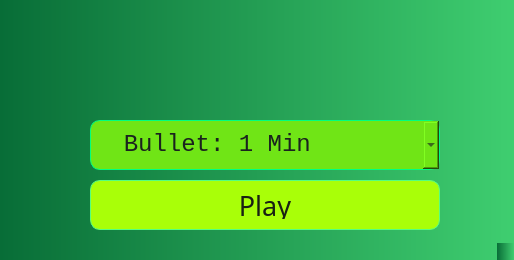
<?xml version="1.0" encoding="UTF-8"?>
<ui version="4.0">
 <class>MainWindow</class>
 <widget class="QMainWindow" name="MainWindow">
  <property name="geometry">
   <rect>
    <x>0</x>
    <y>0</y>
    <width>514</width>
    <height>260</height>
   </rect>
  </property>
  <property name="sizePolicy">
   <sizepolicy hsizetype="Fixed" vsizetype="Fixed">
    <horstretch>0</horstretch>
    <verstretch>0</verstretch>
   </sizepolicy>
  </property>
  <property name="windowTitle">
   <string>Chess Clock</string>
  </property>
  <property name="windowIcon">
   <iconset>
    <normaloff>Icons/chess-clock.svg</normaloff>Icons/chess-clock.svg</iconset>
  </property>
  <property name="styleSheet">
   <string notr="true">background-color: qlineargradient(spread:reflect, x1:0, y1:0, x2:1, y2:0, stop:0 rgba(8, 109, 55, 255), stop:1 rgba(63, 206, 112, 255));
color: rgb(0, 34, 0);</string>
  </property>
  <widget class="QWidget" name="centralwidget">
   <property name="styleSheet">
    <string notr="true"/>
   </property>
   <widget class="QLabel" name="logo">
    <property name="geometry">
     <rect>
      <x>10</x>
      <y>10</y>
      <width>291</width>
      <height>91</height>
     </rect>
    </property>
    <property name="layoutDirection">
     <enum>Qt::RightToLeft</enum>
    </property>
    <property name="styleSheet">
     <string notr="true">background-color: transparent;
color: white;</string>
    </property>
    <property name="frameShape">
     <enum>QFrame::NoFrame</enum>
    </property>
    <property name="frameShadow">
     <enum>QFrame::Sunken</enum>
    </property>
    <property name="text">
     <string/>
    </property>
    <property name="pixmap">
     <pixmap>Icons/vector/default.svg</pixmap>
    </property>
   </widget>
   <widget class="QLabel" name="history">
    <property name="geometry">
     <rect>
      <x>390</x>
      <y>40</y>
      <width>41</width>
      <height>41</height>
     </rect>
    </property>
    <property name="styleSheet">
     <string notr="true">background-color: transparent;
color: white;</string>
    </property>
    <property name="text">
     <string/>
    </property>
    <property name="pixmap">
     <pixmap>Icons/vehicle_10883158.png</pixmap>
    </property>
   </widget>
   <widget class="QLabel" name="ranking">
    <property name="geometry">
     <rect>
      <x>440</x>
      <y>40</y>
      <width>41</width>
      <height>41</height>
     </rect>
    </property>
    <property name="styleSheet">
     <string notr="true">background-color: transparent;
color: white;</string>
    </property>
    <property name="text">
     <string/>
    </property>
    <property name="pixmap">
     <pixmap>C:/Users/Mr/Downloads/chart-bars_7268541.png</pixmap>
    </property>
   </widget>
   <widget class="QLabel" name="profile">
    <property name="geometry">
     <rect>
      <x>340</x>
      <y>40</y>
      <width>41</width>
      <height>41</height>
     </rect>
    </property>
    <property name="styleSheet">
     <string notr="true">background-color: transparent;
color: white;</string>
    </property>
    <property name="frameShape">
     <enum>QFrame::NoFrame</enum>
    </property>
    <property name="text">
     <string/>
    </property>
    <property name="pixmap">
     <pixmap>Icons/user_11144968.png</pixmap>
    </property>
   </widget>
   <widget class="QComboBox" name="match_type">
    <property name="geometry">
     <rect>
      <x>90</x>
      <y>120</y>
      <width>350</width>
      <height>50</height>
     </rect>
    </property>
    <property name="minimumSize">
     <size>
      <width>350</width>
      <height>50</height>
     </size>
    </property>
    <property name="maximumSize">
     <size>
      <width>350</width>
      <height>50</height>
     </size>
    </property>
    <property name="font">
     <font>
      <family>Consolas</family>
      <pointsize>18</pointsize>
      <italic>false</italic>
      <bold>false</bold>
      <strikeout>false</strikeout>
      <stylestrategy>PreferDefault</stylestrategy>
      <kerning>false</kerning>
     </font>
    </property>
    <property name="cursor">
     <cursorShape>UpArrowCursor</cursorShape>
    </property>
    <property name="styleSheet">
     <string notr="true">background-color: rgb(112, 229, 22);
border: 1px solid rgb(0, 255, 127);
border-radius: 10px;
color: rgb(26, 35, 30)</string>
    </property>
    <property name="placeholderText">
     <string/>
    </property>
    <property name="frame">
     <bool>false</bool>
    </property>
    <item>
     <property name="text">
      <string>  Bullet: 1 Min</string>
     </property>
     <property name="icon">
      <iconset>
       <normaloff>Icons/bullet.png</normaloff>Icons/bullet.png</iconset>
     </property>
    </item>
    <item>
     <property name="text">
      <string>  Bullet: 2 Min</string>
     </property>
     <property name="icon">
      <iconset>
       <normaloff>Icons/bullet.png</normaloff>Icons/bullet.png</iconset>
     </property>
    </item>
    <item>
     <property name="text">
      <string>  Blitz: 3 Min</string>
     </property>
     <property name="icon">
      <iconset>
       <normaloff>Icons/lightning.png</normaloff>Icons/lightning.png</iconset>
     </property>
    </item>
    <item>
     <property name="text">
      <string>  Blitz: 5 Min</string>
     </property>
     <property name="icon">
      <iconset>
       <normaloff>Icons/lightning.png</normaloff>Icons/lightning.png</iconset>
     </property>
    </item>
    <item>
     <property name="text">
      <string>  Rapid: 10 Min</string>
     </property>
     <property name="icon">
      <iconset>
       <normaloff>Icons/rapid.png</normaloff>Icons/rapid.png</iconset>
     </property>
    </item>
    <item>
     <property name="text">
      <string>  Rapid: 15 Min</string>
     </property>
     <property name="icon">
      <iconset>
       <normaloff>Icons/rapid.png</normaloff>Icons/rapid.png</iconset>
     </property>
    </item>
   </widget>
   <widget class="QPushButton" name="playButton">
    <property name="geometry">
     <rect>
      <x>90</x>
      <y>180</y>
      <width>350</width>
      <height>50</height>
     </rect>
    </property>
    <property name="minimumSize">
     <size>
      <width>350</width>
      <height>50</height>
     </size>
    </property>
    <property name="maximumSize">
     <size>
      <width>350</width>
      <height>50</height>
     </size>
    </property>
    <property name="font">
     <font>
      <family>Algerian</family>
      <pointsize>20</pointsize>
     </font>
    </property>
    <property name="styleSheet">
     <string notr="true">background-color:rgb(169, 255, 8);
border: 1px solid rgb(85, 255, 127);
        border-radius: 10px;
        padding: 10px 20px;
color: rgb(25, 33, 19)
</string>
    </property>
    <property name="text">
     <string>Play</string>
    </property>
    <property name="autoDefault">
     <bool>false</bool>
    </property>
    <property name="default">
     <bool>false</bool>
    </property>
    <property name="flat">
     <bool>false</bool>
    </property>
   </widget>
  </widget>
  <widget class="QStatusBar" name="statusbar"/>
 </widget>
 <resources>
  <include location="../Animated Side Menu/icons.qrc"/>
 </resources>
 <connections/>
</ui>
